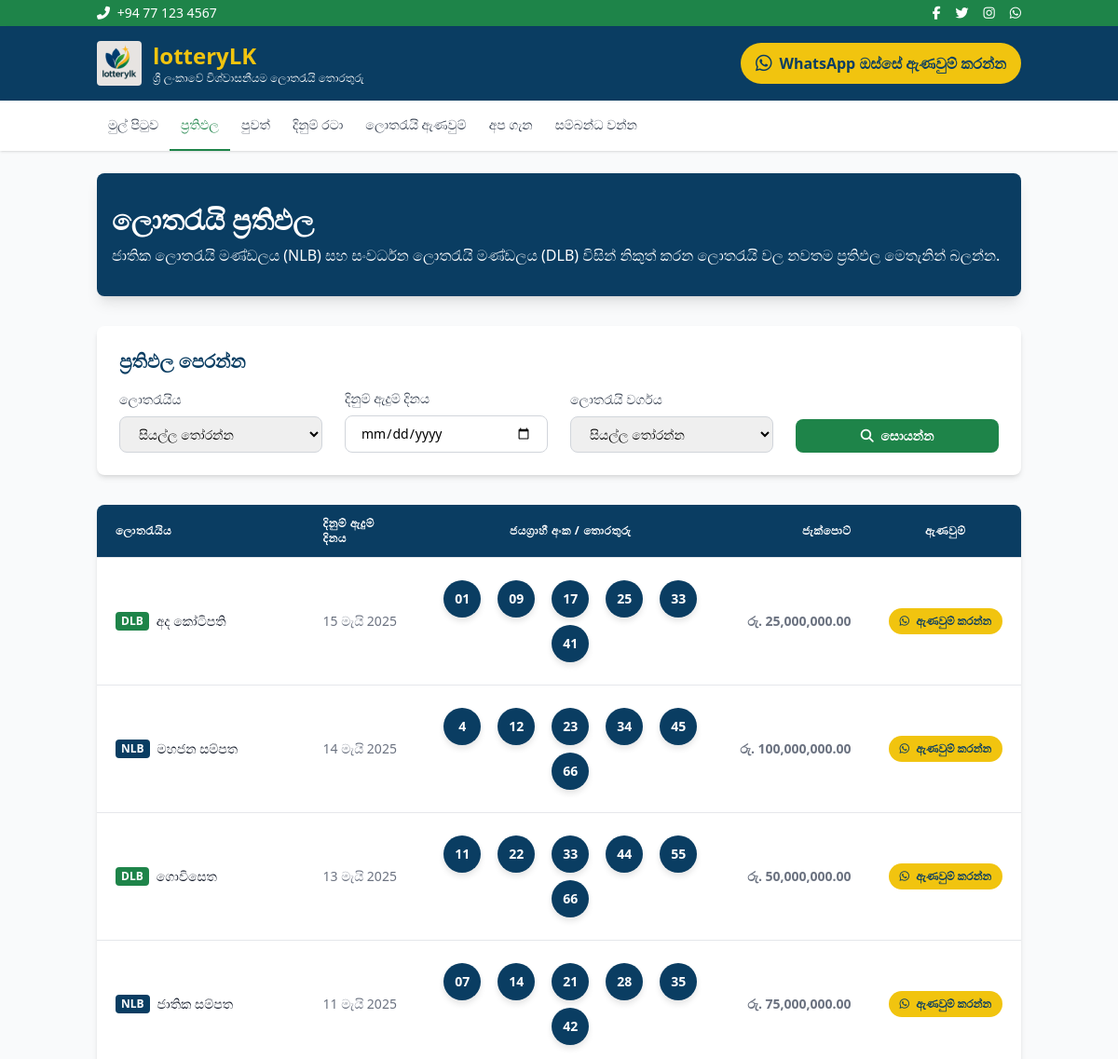
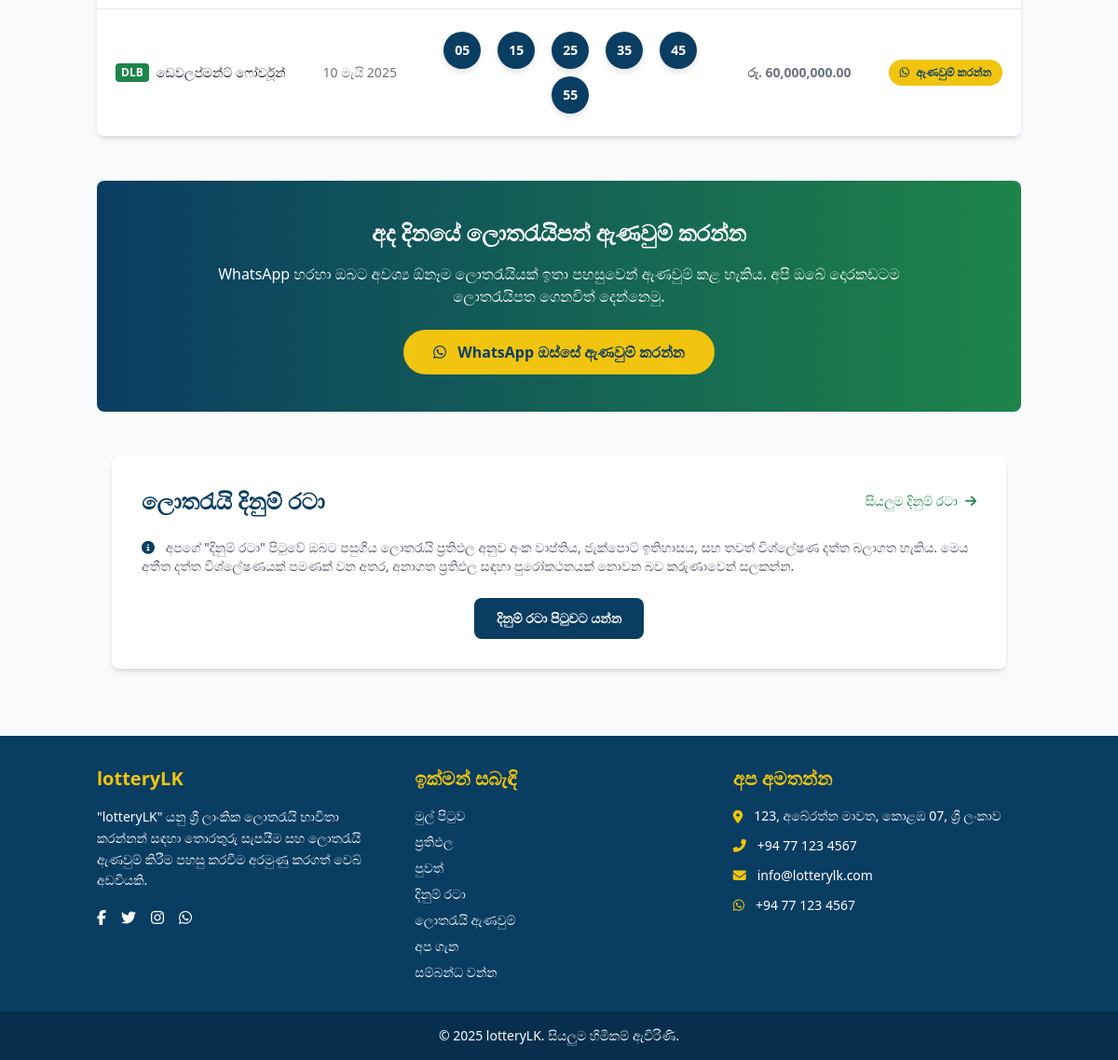
The app's page /results.php with its own data (2 pictures, top to bottom).
### tables this page shows
CREATE TABLE IF NOT EXISTS results (
    id INT AUTO_INCREMENT PRIMARY KEY,
    lottery_id INT,
    draw_date DATE NOT NULL,
    winning_numbers VARCHAR(255) NOT NULL,  
    jackpot_amount DECIMAL(15,2),
    other_prize_details TEXT,  
    published_at TIMESTAMP DEFAULT CURRENT_TIMESTAMP,
    FOREIGN KEY (lottery_id) REFERENCES lotteries(id)
        ON DELETE CASCADE
        ON UPDATE CASCADE
);

CREATE TABLE IF NOT EXISTS lotteries (
    id INT AUTO_INCREMENT PRIMARY KEY,
    name VARCHAR(255) NOT NULL,
    type VARCHAR(50),  
    draw_schedule VARCHAR(255),
    description TEXT,
    image_path VARCHAR(255) NULL  
);

### results.php (the view, shortened to what the rows shown need)
<?php
include 'includes/db_connect.php';
include 'includes/functions.php';
$db_error_message = null;
$results = [];
$filtered = false;
$page = isset($_GET['page']) ? (int)$_GET['page'] : 1;
$per_page = 15;
$offset = ($page - 1) * $per_page;
if (!$db_error_message && isset($pdo) && $db_connected) {
    try {
        $sql_select = 'SELECT r.id, r.lottery_id, r.draw_date, r.winning_numbers, r.jackpot_amount, l.name as lottery_name, l.type as lottery_type';
        $sql_from = ' FROM results r JOIN lotteries l ON r.lottery_id = l.id';
        $sql_where = ' WHERE 1=1';
        $sql_results = $sql_select . $sql_from . $sql_where . ' ORDER BY r.draw_date DESC, r.id DESC LIMIT :offset, :per_page';
        $stmt = $pdo->prepare($sql_results);
        $stmt->bindValue(':offset', $offset, PDO::PARAM_INT);
        $stmt->bindValue(':per_page', $per_page, PDO::PARAM_INT);
        $stmt->execute();
        $results = $stmt->fetchAll();
    } catch (PDOException $e) {
        error_log("Database error in results.php: " . $e->getMessage(), 0);
        $db_error_message = "ප්‍රතිඵල ලබා ගැනීමේදී දෝෂයක් ඇති විය. කරුණාකර පසුව නැවත උත්සාහ කරන්න.";
    }
}
include 'includes/header.php';
?>
<section class="bg-primaryBlue text-white py-8 mb-8 rounded-lg shadow-lg">
    <div class="container mx-auto px-4">
        <h1 class="text-3xl font-bold">ලොතරැයි ප්‍රතිඵල</h1>
    </div>
</section>
<section class="mb-8 bg-white rounded-lg shadow-md p-6">
    <div class="container mx-auto">
        <h2 class="text-xl font-bold text-primaryBlue mb-4">ප්‍රතිඵල පෙරන්න</h2>
    </div>
</section>
<section class="mb-12">
    <div class="container mx-auto">
        <?php if ($db_error_message): ?>
            <div class="bg-red-100 border-l-4 border-red-500 text-red-700 p-4 rounded-md mb-6" role="alert">
                <p class="font-bold">දෝෂයක් ඇති විය!</p>
                <p><?php echo $db_error_message; ?></p>
            </div>
        <?php elseif (empty($results) && !$filtered): ?>
            <div class="bg-gray-100 rounded-lg p-8 text-center">
                <p class="text-gray-600 mb-4">දැනට පෙන්වීමට ප්‍රතිඵල නොමැත.</p>
            </div>
        <?php else: ?>
            <div class="bg-white rounded-lg shadow-md overflow-hidden">
                <div class="overflow-x-auto">
                    <table class="min-w-full divide-y divide-gray-200">
                        <thead class="bg-primaryBlue text-white">
                            <tr>
                                <th scope="col" class="px-5 py-3 text-left text-xs font-semibold uppercase tracking-wider">ලොතරැයිය</th>
                                <th scope="col" class="px-5 py-3 text-left text-xs font-semibold uppercase tracking-wider">දිනුම් ඇදුම් දිනය</th>
                                <th scope="col" class="px-5 py-3 text-center text-xs font-semibold uppercase tracking-wider">ජයග්‍රාහී අංක / තොරතුරු</th>
                                <th scope="col" class="px-5 py-3 text-right text-xs font-semibold uppercase tracking-wider">ජැක්පොට්</th>
                                <th scope="col" class="px-5 py-3 text-center text-xs font-semibold uppercase tracking-wider">ඇණවුම්</th>
                            </tr>
                        </thead>
                        <tbody class="bg-white divide-y divide-gray-200">
                            <?php foreach ($results as $result): ?>
                                <tr class="hover:bg-gray-50 transition-colors duration-150">
                                    <td class="px-5 py-4 whitespace-nowrap">
                                        <div class="flex items-center">
                                            <span class="text-xs font-semibold inline-block py-0.5 px-1.5 uppercase rounded text-white <?php echo (strtoupper($result['lottery_type']) == 'NLB') ? 'bg-primaryBlue' : 'bg-primaryGreen'; ?> mr-2">
                                                <?php echo htmlspecialchars($result['lottery_type']); ?>
                                            </span>
                                            <span class="text-sm font-medium text-gray-900"><?php echo htmlspecialchars($result['lottery_name']); ?></span>
                                        </div>
                                    </td>
                                    <td class="px-5 py-4 whitespace-nowrap text-sm text-gray-500">
                                        <?php echo format_date_sinhala($result['draw_date']); ?>
                                    </td>
                                    <td class="px-5 py-4 whitespace-nowrap text-sm text-gray-700">
                                        <?php echo format_winning_numbers($result['lottery_id'], $result['winning_numbers']); ?>
                                    </td>
                                    <td class="px-5 py-4 whitespace-nowrap text-sm text-gray-500 text-right font-semibold">
                                        <?php echo ($result['jackpot_amount'] > 0) ? format_currency($result['jackpot_amount']) : 'N/A'; ?>
                                    </td>
                                    <td class="px-5 py-4 whitespace-nowrap text-center">
                                        <a href="<?php echo generate_whatsapp_order_link($result['lottery_name'], $result['draw_date']); ?>"
                                            class="whatsapp-order-btn inline-block bg-accentYellow hover:bg-yellow-500 text-primaryBlue text-xs font-bold py-1.5 px-3 rounded-full transition-colors"
                                            data-lottery="<?php echo htmlspecialchars($result['lottery_name']); ?>"
                                            data-date="<?php echo htmlspecialchars($result['draw_date']);
                                                        ?>">
                                            <i class="fab fa-whatsapp mr-1"></i> ඇණවුම් කරන්න
                                        </a>
                                    </td>
                                </tr>
                            <?php endforeach; ?>
                        </tbody>
                    </table>
                </div>
            </div>
        <?php endif; ?>
    </div>
</section>
<section class="mb-12 bg-gradient-to-r from-primaryBlue to-primaryGreen text-white py-10 rounded-lg">
    <div class="container mx-auto px-4 text-center">
        <h2 class="text-2xl font-bold mb-4">අද දිනයේ ලොතරැයිපත් ඇණවුම් කරන්න</h2>
        <p class="mb-6 max-w-3xl mx-auto">WhatsApp හරහා ඔබට අවශ්‍ය ඕනෑම ලොතරැයියක් ඉතා පහසුවෙන් ඇණවුම් කළ හැකිය. අපි ඔබේ දොරකඩටම ලොතරැයිපත ගෙනවිත් දෙන්නෙමු.</p>
        <a href="order_page.php" class="bg-accentYellow hover:bg-yellow-500 text-primaryBlue font-bold py-3 px-8 rounded-full inline-block whatsapp-btn transition-transform transform hover:scale-105">
            <i class="fab fa-whatsapp mr-2"></i> WhatsApp ඔස්සේ ඇණවුම් කරන්න
        </a>
    </div>
</section>
<section class="mb-12">
    <div class="container mx-auto px-4">
        <div class="bg-white rounded-lg shadow-md p-8">
            <div class="flex flex-col md:flex-row justify-between items-center mb-6">
                <h2 class="text-2xl font-bold text-primaryBlue mb-3 md:mb-0">ලොතරැයි දිනුම් රටා</h2>
                <a href="patterns.php" class="text-primaryGreen hover:text-primaryBlue font-medium flex items-center text-sm">
                    සියලුම දිනුම් රටා <i class="fas fa-arrow-right ml-2"></i>
                </a>
            </div>
            <p class="text-gray-600 mb-6 text-sm">
                <i class="fas fa-info-circle text-primaryBlue mr-2"></i>
                අපගේ "දිනුම් රටා" පිටුවේ ඔබට පසුගිය ලොතරැයි ප්‍රතිඵල අනුව අංක වාප්තිය, ජැක්පොට් ඉතිහාසය, සහ තවත් විශ්ලේෂණ දත්ත බලාගත හැකිය. මෙය අතීත දත්ත විශ්ලේෂණයක් පමණක් වන අතර, අනාගත ප්‍රතිඵල සඳහා පුරෝකථනයක් නොවන බව කරුණාවෙන් සලකන්න.
            </p>
            <div class="text-center">
                <a href="patterns.php" class="bg-primaryBlue hover:bg-blue-700 text-white font-bold py-3 px-6 rounded-lg inline-block text-sm transition-transform transform hover:scale-105">
                    දිනුම් රටා පිටුවට යන්න
                </a>
            </div>
        </div>
    </div>
</section>
<?php
include 'includes/footer.php';
?>

### includes/functions.php (shortened to what the rows shown need)
<?php
function format_winning_numbers($lottery_id, $winning_numbers_json)
{
    $data = json_decode($winning_numbers_json, true);
    $html_output = '';
    if (json_last_error() !== JSON_ERROR_NONE || !is_array($data) || empty($data)) {
        $numbers_fallback = explode('-', $winning_numbers_json);
        if (count($numbers_fallback) > 0 && !empty(trim($numbers_fallback[0]))) {
            $html_output .= '<div class="flex flex-wrap justify-center items-center gap-2 py-2">';
            foreach ($numbers_fallback as $part) {
                $trimmed_part = trim($part);
                $is_letter = ctype_alpha($trimmed_part) && strlen($trimmed_part) == 1;
                $should_remove_leading_zero_fallback = in_array($lottery_id, [MAHAJANA_SAMPATHA_ID, ADA_SAMPATHA_ID, JAYA_SAMPATHA_ID, NLB_JAYA_ID]);
                $display_val = $is_letter ? htmlspecialchars(strtoupper($trimmed_part))
                    : (is_numeric($trimmed_part) ?
                        ($should_remove_leading_zero_fallback ? htmlspecialchars((string)(int)$trimmed_part) : sprintf("%02d", (int)$trimmed_part))
                        : htmlspecialchars($trimmed_part));
                $ball_class = $is_letter ? 'bg-accentYellow text-primaryBlue font-bold' : 'bg-primaryBlue text-white';
                $html_output .= '<span class="lottery-ball ' . $ball_class . '">' . $display_val . '</span>';
            }
            $html_output .= '</div>';
        } else {
            $html_output .= '<div class="flex justify-center items-center py-2">';
            $html_output .= '<span class="lottery-ball bg-gray-400 text-white" title="Lottery ID">' . htmlspecialchars((string)$lottery_id) . '</span>';
            $html_output .= '</div>';
        }
        return $html_output;
    }
    $html_output = '<div class="flex flex-col items-center gap-1 text-sm py-2">';
    $html_output .= '</div>';
    return $html_output;
}
function format_date_sinhala($date) {
    $timestamp = strtotime($date);
    $sinhala_months = [
        1 => 'ජනවාරි',
        2 => 'පෙබරවාරි',
        3 => 'මාර්තු',
        4 => 'අප්‍රේල්',
        5 => 'මැයි',
        6 => 'ජූනි',
        7 => 'ජූලි',
        8 => 'අගෝස්තු',
        9 => 'සැප්තැම්බර්',
        10 => 'ඔක්තෝබර්',
        11 => 'නොවැම්බර්',
        12 => 'දෙසැම්බර්',
    ];
    $day = date('j', $timestamp);
    $month = $sinhala_months[date('n', $timestamp)];
    $year = date('Y', $timestamp);
    return $day . ' ' . $month . ' ' . $year;
}
function format_currency($amount) {
    return 'රු. ' . number_format($amount, 2);
}
function generate_whatsapp_order_link($lottery_name, $draw_date = '') {
    $phone = '+94771234567';
    $message = "හෙලෝ, මට " . $lottery_name . " ලොතරැයිය ඇණවුම් කිරීමට අවශ්‍යයි";
    if (!empty($draw_date)) {
        $message .= " - දිනුම් ඇදීම් දිනය: " . $draw_date;
    }
    $message = urlencode($message);
    return "https://wa.me/{$phone}?text={$message}";
}

### includes/footer.php (shortened to what the rows shown need)
</main>
    <footer class="bg-primaryBlue text-white">
        <div class="container mx-auto px-4 py-8">
            <div class="grid grid-cols-1 md:grid-cols-3 gap-8">
                <div>
                    <h3 class="text-xl font-bold mb-4 text-accentYellow">lotteryLK</h3>
                    <p class="text-sm leading-relaxed mb-4">
                        "lotteryLK" යනු ශ්‍රී ලාංකික ලොතරැයි භාවිතා කරන්නන් සඳහා තොරතුරු සැපයීම සහ ලොතරැයි ඇණවුම් කිරීම පහසු කරවීම අරමුණු කරගත් වෙබ් අඩවියකි.
                    </p>
                    <div class="flex space-x-4">
                        <a href="#" class="hover:text-accentYellow"><i class="fab fa-facebook-f"></i></a>
                        <a href="#" class="hover:text-accentYellow"><i class="fab fa-twitter"></i></a>
                        <a href="#" class="hover:text-accentYellow"><i class="fab fa-instagram"></i></a>
                        <a href="#" class="hover:text-accentYellow"><i class="fab fa-whatsapp"></i></a>
                    </div>
                </div>
                <div>
                    <h3 class="text-xl font-bold mb-4 text-accentYellow">ඉක්මන් සබැඳි</h3>
                    <ul class="space-y-2 text-sm">
                        <li><a href="/lotterylk/index.php" class="hover:text-accentYellow">මුල් පිටුව</a></li>
                        <li><a href="/lotterylk/results.php" class="hover:text-accentYellow">ප්‍රතිඵල</a></li>
                        <li><a href="/lotterylk/news.php" class="hover:text-accentYellow">පුවත්</a></li>
                        <li><a href="/lotterylk/patterns.php" class="hover:text-accentYellow">දිනුම් රටා</a></li>
                        <li><a href="/lotterylk/order_page.php" class="hover:text-accentYellow">ලොතරැයි ඇණවුම්</a></li>
                        <li><a href="/lotterylk/about.php" class="hover:text-accentYellow">අප ගැන</a></li>
                        <li><a href="/lotterylk/contact.php" class="hover:text-accentYellow">සම්බන්ධ වන්න</a></li>
                    </ul>
                </div>
                <div>
                    <h3 class="text-xl font-bold mb-4 text-accentYellow">අප අමතන්න</h3>
                    <ul class="space-y-3 text-sm">
                        <li class="flex items-start">
                            <i class="fas fa-map-marker-alt mt-1 mr-3 text-accentYellow"></i>
                            <span>123, අබේරත්න මාවත, කොළඹ 07, ශ්‍රී ලංකාව</span>
                        </li>
                        <li class="flex items-center">
                            <i class="fas fa-phone-alt mr-3 text-accentYellow"></i>
                            <span>+94 77 123 4567</span>
                        </li>
                        <li class="flex items-center">
                            <i class="fas fa-envelope mr-3 text-accentYellow"></i>
                            <span>info@lotterylk.com</span>
                        </li>
                        <li class="flex items-center">
                            <i class="fab fa-whatsapp mr-3 text-accentYellow"></i>
                            <span>+94 77 123 4567</span>
                        </li>
                    </ul>
                </div>
            </div>
        </div>
        <div class="bg-[#072f4d] py-4">
            <div class="container mx-auto px-4 text-center text-sm">
                <p>&copy; <?php echo date('Y'); ?> lotteryLK. සියලුම හිමිකම් ඇවිරිණි.</p>
            </div>
        </div>
    </footer>
</body>
</html>

### records on screen
results: lottery.type "DLB", lottery.name "අද කෝටිපති", draw_date "15 මැයි 2025", display_val "01", display_val "09", display_val "17", display_val "25", display_val "33", display_val "41", jackpot_amount "රු. 25,000,000.00"
results: lottery.type "NLB", lottery.name "මහජන සම්පත", draw_date "14 මැයි 2025", display_val "4", display_val "12", display_val "23", display_val "34", display_val "45", display_val "66", jackpot_amount "රු. 100,000,000.00"
results: lottery.type "DLB", lottery.name "ගොවිසෙත", draw_date "13 මැයි 2025", display_val "11", display_val "22", display_val "33", display_val "44", display_val "55", display_val "66", jackpot_amount "රු. 50,000,000.00"
results: lottery.type "NLB", lottery.name "ජාතික සම්පත", draw_date "11 මැයි 2025", display_val "07", display_val "14", display_val "21", display_val "28", display_val "35", display_val "42", jackpot_amount "රු. 75,000,000.00"
results: lottery.type "DLB", lottery.name "ඩෙවලප්මන්ට් ෆෝර්චූන්", draw_date "10 මැයි 2025", display_val "05", display_val "15", display_val "25", display_val "35", display_val "45", display_val "55", jackpot_amount "රු. 60,000,000.00"
